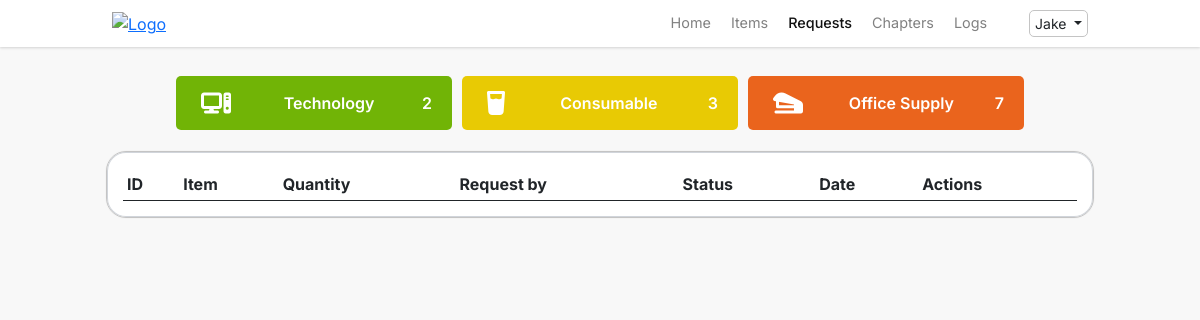
/requests.php (signed in), run on an earlier commit of the app's database.
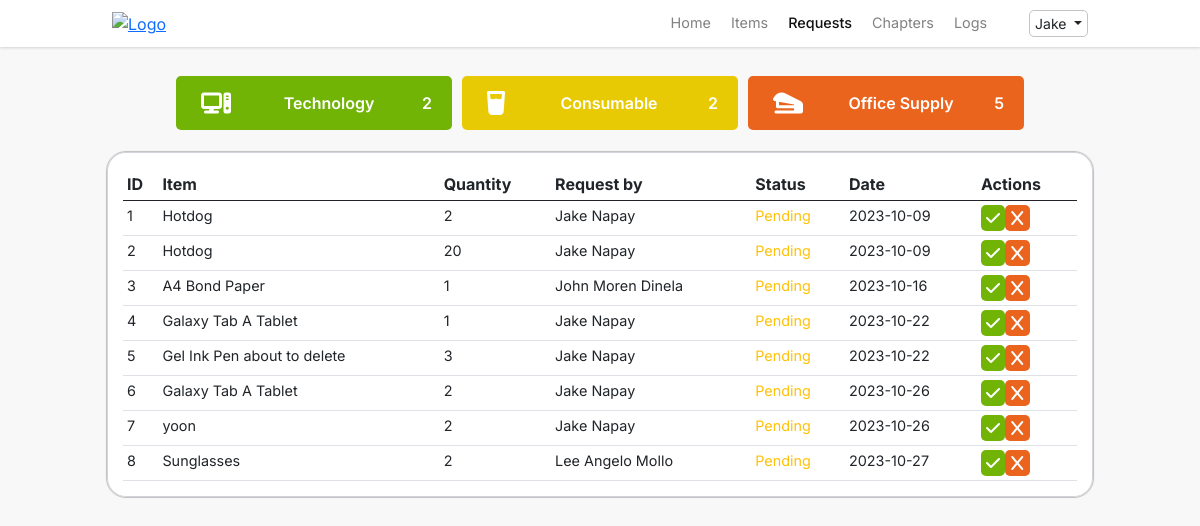
And on a later commit of the database.
### tables this page shows
CREATE TABLE `history` (
  `history_id` int(11) NOT NULL,
  `history_item_id` int(11) NOT NULL,
  `history_quantity` int(11) NOT NULL,
  `history_user_id` int(11) NOT NULL,
  `history_status` enum('approved','declined','pending','') NOT NULL,
  `history_date` date NOT NULL
);

CREATE TABLE `items` (
  `item_id` int(11) NOT NULL,
  `item_name` varchar(255) NOT NULL,
  `item_category` int(11) NOT NULL,
  `item_measure` int(11) NOT NULL,
  `item_quantity` int(11) NOT NULL,
  `item_chapter` int(11) NOT NULL,
  `item_status` enum('enabled','disabled','','') NOT NULL,
  `item_description` varchar(255) NOT NULL,
  `item_image` varchar(255) NOT NULL
);

### requests.php (the view, shortened to what this page needs)
<?php
include 'includes/config.inc.php';
?>
<!DOCTYPE html>
<html lang="en">
<head>
    <?php include_once 'includes/headers.inc.php'; ?>
    <link rel="stylesheet" href="assets/css/style.css?v=<?php echo time(); ?>">
    <link rel="stylesheet" href="assets/css/nav.css?v=<?php echo time(); ?>">
    <link rel="stylesheet" href="assets/css/items.css?v=<?php echo time(); ?>">
    <link rel="stylesheet" href="assets/css/requests.css?v=<?php echo time(); ?>">
    <link rel="stylesheet" href="https://cdn.datatables.net/1.13.6/css/jquery.dataTables.css" />
</head>
<body>
    <?php include 'nav.php';?>
    <div id="wrapper">
        <div class="section px-5 pt-4">
            <div class="row justify-content-center align-items-center">
                <div class="box col-sm-12 col-md-3 col-lg-3">
                    <i class="fa-solid fa-computer icon"></i>
                    <p class="m-0">Technology</p>
                    <?php
                        $query = "SELECT COUNT(item_category) FROM items WHERE item_category = 1";
                        $stmt = $pdo->query($query);
                        $count = $stmt->fetchColumn();
                        if ($count !== false) {
                            echo '<p class="m-0">'.$count.'</p>';
                        } else {
                            echo "Error fetching count";
                        }
                    ?>
                </div>
                <div class="box col-sm-12 col-md-3 col-lg-3">
                    <i class="fa-solid fa-glass-water icon"></i>
                    <p class="m-0">Consumable</p>
                    <?php
                        $query = "SELECT COUNT(item_category) FROM items WHERE item_category = 2";
                        $stmt = $pdo->query($query);
                        $count = $stmt->fetchColumn();
                        if ($count !== false) {
                            echo '<p class="m-0">'.$count.'</p>';
                        } else {
                            echo "Error fetching count";
                        }
                    ?>
                </div>
                <div class="box col-sm-12 col-md-3 col-lg-3">
                    <i class="fa-solid fa-stapler icon"></i>
                    <p class="m-0 px-2">Office Supply</p>
                    <?php
                        $query = "SELECT COUNT(item_category) FROM items WHERE item_category = 3";
                        $stmt = $pdo->query($query);
                        $count = $stmt->fetchColumn();
                        if ($count !== false) {
                            echo '<p class="m-0">'.$count.'</p>';
                        } else {
                            echo "Error fetching count";
                        }
                    ?>
                </div>
            </div>
            <div class="row justify-content-center align-items-center">
                <div class="col-12 col-sm-12 col-md-12 col-lg-11">
                    <div class="table-responsive">
                        <table class="table table-hover table-sm">
                            <thead>
                                <tr>
                                    <th>ID</th>
                                    <th>Item</th>
                                    <th>Quantity</th>
                                    <th>Request by</th>
                                    <th>Status</th>
                                    <th>Date</th>
                                    <th>Actions</th>
                                </tr>
                            </thead>
                            <tbody>
                                <?php
                                    if (isset($_SESSION['CT'])) {
                                        try{
                                            if($_SESSION['CT'] == 1) {
                                                $query = "SELECT h.history_id AS ID,
                                                i.item_name AS Item,
                                                h.history_quantity AS Quantity,
                                                CONCAT(u.user_firstname, ' ', u.user_lastname) AS 'Request by',
                                                h.history_status AS Status,
                                                h.history_date AS Date
                                                FROM history AS h
                                                INNER JOIN items AS i ON h.history_item_id = i.item_id
                                                INNER JOIN users AS u ON h.history_user_id = u.user_id;";
                                            }
                                            $stmt = $pdo->query($query);
                                            $stmt->execute();
                                            $result = $stmt->fetchAll(PDO::FETCH_ASSOC);
                                            foreach ($result as $row) {
                                            ?>
                                                <tr>
                                                    <td><?php echo $row['ID']; ?></td>
                                                    <td><?php echo $row['Item']; ?></td>
                                                    <td><?php echo $row['Quantity']; ?></td>
                                                    <td class="text-capitalize"><?php echo $row['Request by']; ?></td>
                                                    <?php
                                                        if ($row['Status'] == 'approved') {
                                                            echo '<td class="text-success text-capitalize small">' . $row['Status'] . '</td>';
                                                        } else if ($row['Status'] == 'pending') {
                                                            echo '<td class="text-warning text-capitalize small">' . $row['Status'] . '</td>';
                                                        } else if ($row['Status'] == 'declined') {
                                                            echo '<td class="text-danger text-capitalize small">' . $row['Status'] . '</td>';
                                                        }
                                                    ?>
                                                    <td><?php echo $row['Date']; ?></td>
                                                    <td>
                                                        <?php
                                                        if ($row['Status'] == 'pending') {
                                                            echo '<a href="http://" class="approve-btn" target="" rel="noopener noreferrer" data-toggle="tooltip" data-bs-toggle="modal" data-bs-target="#approveModal" data-item-id="' . $row['ID'] . '" title="Approve"><i class="fa-solid fa-check"></i></a>';
                                                            echo '<a href="http://" class="decline-btn" target="" rel="noopener noreferrer" data-toggle="tooltip" data-bs-toggle="modal" data-bs-target="#declineModal" data-item-id="' . $row['ID'] . '" title="Decline"><i class="fa-solid fa-x"></i></a>';
                                                        } else {
                                                        }
                                                        ?>
                                                    </td>
                                                </tr>
                                            <?php
                                            }
                                        } catch (PDOException $e) {
                                            echo "Error: " . $e->getMessage();
                                        }
                                    }
                                ?>
                            </tbody>
                        </table>
                    </div>
                </div>
            </div>
        </div>
    </div>
</body>
</html>

### includes/headers.inc.php (shortened to what this page needs)
<?php
echo '
<link rel="stylesheet" href="https://cdnjs.cloudflare.com/ajax/libs/font-awesome/6.2.1/css/all.min.css" />
<link href="https://unpkg.com/boxicons@2.1.1/css/boxicons.min.css" rel="stylesheet">
<link href="https://cdn.jsdelivr.net/npm/bootstrap@5.0.2/dist/css/bootstrap.min.css" rel="stylesheet">
<script src="assets/javascript/main.js"></script>
<script src="https://cdn.jsdelivr.net/npm/bootstrap@5.0.2/dist/js/bootstrap.bundle.min.js"></script>
<link href="https://uploads-ssl.webflow.com/6492dd5d65d1855cb14a6692/649425d6d5c2567ce414d063_favicon.svg" rel="shortcut icon" type="image/x-icon">
<link rel="stylesheet" href="https://cdn.datatables.net/1.13.6/css/jquery.dataTables.css"/>
<script src="https://cdn.datatables.net/1.13.6/js/jquery.dataTables.js"></script>
<script src="https://ajax.googleapis.com/ajax/libs/jquery/3.7.0/jquery.min.js"></script>
';

### nav.php (shortened to what this page needs)
<div class="section mainnav">
    <div class="row d-flex justify-content-center align-items-center">
        <div class="col-10">
            <nav>
                <div class="logo">
                    <a href="home.php"><img src="https://uploads-ssl.webflow.com/6492dd5d65d1855cb14a6692/6494571343918c14057fe090_DEVCON%20Kids%20Logo%20Horizontal.png" alt="Logo" loading="lazy"></a>
                </div>
                <div class="links d-flex">
                    <ul>
                        <li><a href="home.php" class="<?php echo (($_SESSION['active_tab'] === 'home.php')) ? 'active' : ''; ?>">Home</a></li>
                        <li><a href="items.php" class="<?php echo (($_SESSION['active_tab'] === 'items.php')) ? 'active' : ''; ?>">Items</a></li>
                        <li><a href="requests.php" class="<?php echo (($_SESSION['active_tab'] === 'requests.php')) ? 'active' : ''; ?>">Requests</a></li>
                        <?php
                            if (($_SESSION['CT'] === 1) && ($_SESSION['CH'] === 1)) {
                                $activeClass = ($_SESSION['active_tab'] === 'chapters.php') ? 'active' : '';
                                echo '<li><a href="chapters.php" class="' . $activeClass . '">Chapters</a></li>';
                            }
                        ?>
                        <li><a href="logs.php" class="<?php echo (($_SESSION['active_tab'] === 'logs.php')) ? 'active' : ''; ?>">Logs</a></li>
                    </ul>
                    <ul>
                        <div class="btn-group">
                            <button type="button" id="btn-more-action" class="btn btn-sm dropdown-toggle" data-toggle="dropdown" aria-haspopup="true" aria-expanded="false">
                                <?php
                                    echo $_SESSION['FN'];
                                ?>
                            </button>
                        </div>
                    </ul>
                </div>
            </nav>
        </div>
    </div>
</div>

### assets/css/style.css (style rules this page uses)
:root { --mainFont: 'Inter', sans-serif; --white: #fff; --gray: #f8f8f8; --darkGray: #818181; --black: #121212; --green: #71b406; --purple: #7808ff; --orange: #ea641d; --yellow: #e8ca04; --border: 1px solid #c4c4c4; --boxShadow: rgba(0, 0, 0, 0.1) 0px 1px 3px 0px, rgba(0, 0, 0, 0.06) 0px 1px 2px 0px; --boxShadowTable: rgba(0, 0, 0, 0.014) 0px 0px 0px 1px, rgb(209, 213, 219) 0px 0px 0px 1px inset; }
*, body, html { padding: 0; margin: 0; box-sizing: border-box; scroll-behavior: smooth; }
body { font-family: var(--mainFont); height: 100%; margin: 0; }
#wrapper { min-height: 100vh; background-color: var(--gray); height: 100%; margin: 0; }

### assets/css/nav.css (style rules this page uses)
.mainnav { box-shadow: var(--boxShadow); top: 0; position: sticky; background-color: var(--white); z-index: 99; }
.row { margin: 0; }
nav { margin: 10px 0; display: flex; justify-content: space-between; align-items: center; }
.logo img { width: 150px; }
.links ul { margin: 0; display: flex; }
.links ul li { text-decoration: none; list-style-type: none; margin: 0 10px; }
.links ul li a { text-decoration: none; color: var(--darkGray); font-size: 0.9rem; transition: all 0.3s ease; }
.links ul li a.active { color: var(--black); font-weight: 500; }
#btn-more-action { border: var(--border); border-radius: 5px; padding: 2px 5px; text-transform: capitalize; }
.fa-solid { padding: 5px; border-radius: 5px; color: var(--white); }

### assets/css/items.css (style rules this page uses)
.box { background-color: #d3d3d3; margin: 5px; padding: 10px 20px; border-radius: 5px; display: flex; justify-content: space-between; align-items: center; }
.box i { color: var(--white); }
.box p { font-weight: 600; color: var(--white); }
.icon::before { font-size: 1.5rem; }
.box:first-of-type { background-color: var(--green); }
.box:nth-child(2) { background-color: var(--yellow); }
.box:nth-child(3) { background-color: var(--orange); }
.table-responsive { background-color: var(--white); padding: 1rem 1rem; border: var(--border); border-radius: 20px; box-shadow: var(--boxShadowTable); }
.table { margin-bottom: 0; }
.table .fa-solid { padding: 5px; border-radius: 5px; color: var(--white); }
.table .fa-ban, .table .fa-check { background-color: var(--orange); }
.table td { font-size: 0.9rem; }
.table i { font-size: 1rem; }

### assets/css/requests.css (style rules this page uses)
.table .fa-check { background-color: var(--green); }
.table .fa-x, .table .fa-xmark { background-color: var(--orange); padding-left: 0.4rem; padding-right: 0.4rem; }

What changed in the data, as far as the page shows it:
added history: history_id "1", history_item.item_name "Hotdog", history_quantity "2", Request "Jake Napay", history_status "Pending", history_date "2023-10-09"
added history: history_id "2", history_item.item_name "Hotdog", history_quantity "20", Request "Jake Napay", history_status "Pending", history_date "2023-10-09"
added history: history_id "3", history_item.item_name "A4 Bond Paper", history_quantity "1", Request "John Moren Dinela", history_status "Pending", history_date "2023-10-16"
added history: history_id "4", history_item.item_name "Galaxy Tab A Tablet", history_quantity "1", Request "Jake Napay", history_status "Pending", history_date "2023-10-22"
added history: history_id "5", history_item.item_name "Gel Ink Pen about to delete", history_quantity "3", Request "Jake Napay", history_status "Pending", history_date "2023-10-22"
added history: history_id "6", history_item.item_name "Galaxy Tab A Tablet", history_quantity "2", Request "Jake Napay", history_status "Pending", history_date "2023-10-26"
added history: history_id "7", history_item.item_name "yoon", history_quantity "2", Request "Jake Napay", history_status "Pending", history_date "2023-10-26"
added history: history_id "8", history_item.item_name "Sunglasses", history_quantity "2", Request "Lee Angelo Mollo", history_status "Pending", history_date "2023-10-27"
Also different on the page:
$count: "3" → "2"
$count: "7" → "5"
